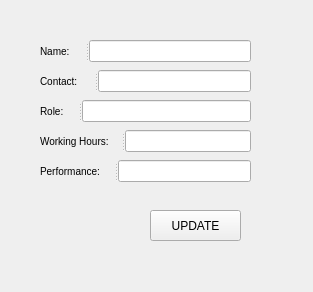
<?xml version="1.0" encoding="UTF-8"?>
<ui version="4.0">
 <class>AddEmployee</class>
 <widget class="QWidget" name="AddEmployee">
  <property name="geometry">
   <rect>
    <x>0</x>
    <y>0</y>
    <width>313</width>
    <height>292</height>
   </rect>
  </property>
  <property name="windowTitle">
   <string>Form</string>
  </property>
  <widget class="QPushButton" name="UpdateButton">
   <property name="geometry">
    <rect>
     <x>150</x>
     <y>210</y>
     <width>91</width>
     <height>31</height>
    </rect>
   </property>
   <property name="text">
    <string>UPDATE</string>
   </property>
  </widget>
  <widget class="QSplitter" name="splitter">
   <property name="geometry">
    <rect>
     <x>40</x>
     <y>40</y>
     <width>211</width>
     <height>22</height>
    </rect>
   </property>
   <property name="orientation">
    <enum>Qt::Horizontal</enum>
   </property>
   <widget class="QLabel" name="NameLabel">
    <property name="styleSheet">
     <string notr="true">QLabel{
font-size: 10px;
}</string>
    </property>
    <property name="text">
     <string>Name:</string>
    </property>
   </widget>
   <widget class="QLineEdit" name="NameLineEdit"/>
  </widget>
  <widget class="QSplitter" name="splitter_2">
   <property name="geometry">
    <rect>
     <x>40</x>
     <y>70</y>
     <width>211</width>
     <height>22</height>
    </rect>
   </property>
   <property name="orientation">
    <enum>Qt::Horizontal</enum>
   </property>
   <widget class="QLabel" name="ContactLabel">
    <property name="styleSheet">
     <string notr="true">QLabel{
font-size: 10px;
}</string>
    </property>
    <property name="text">
     <string>Contact:</string>
    </property>
   </widget>
   <widget class="QLineEdit" name="ContactLineEdit"/>
  </widget>
  <widget class="QSplitter" name="splitter_3">
   <property name="geometry">
    <rect>
     <x>40</x>
     <y>100</y>
     <width>211</width>
     <height>22</height>
    </rect>
   </property>
   <property name="orientation">
    <enum>Qt::Horizontal</enum>
   </property>
   <widget class="QLabel" name="RoleLabel">
    <property name="styleSheet">
     <string notr="true">QLabel{
font-size: 10px;
}</string>
    </property>
    <property name="text">
     <string>Role:</string>
    </property>
   </widget>
   <widget class="QLineEdit" name="RoleLineEdit"/>
  </widget>
  <widget class="QSplitter" name="splitter_4">
   <property name="geometry">
    <rect>
     <x>40</x>
     <y>130</y>
     <width>211</width>
     <height>22</height>
    </rect>
   </property>
   <property name="orientation">
    <enum>Qt::Horizontal</enum>
   </property>
   <widget class="QLabel" name="Hours_Label">
    <property name="styleSheet">
     <string notr="true">QLabel{
font-size: 10px;
}</string>
    </property>
    <property name="text">
     <string>Working Hours:</string>
    </property>
   </widget>
   <widget class="QLineEdit" name="HoursLineEdit"/>
  </widget>
  <widget class="QSplitter" name="splitter_5">
   <property name="geometry">
    <rect>
     <x>40</x>
     <y>160</y>
     <width>211</width>
     <height>22</height>
    </rect>
   </property>
   <property name="orientation">
    <enum>Qt::Horizontal</enum>
   </property>
   <widget class="QLabel" name="PerformanceLabel">
    <property name="styleSheet">
     <string notr="true">QLabel{
font-size: 10px;
}</string>
    </property>
    <property name="text">
     <string>Performance:</string>
    </property>
   </widget>
   <widget class="QLineEdit" name="PerformanceLineEdit"/>
  </widget>
 </widget>
 <resources/>
 <connections/>
</ui>
